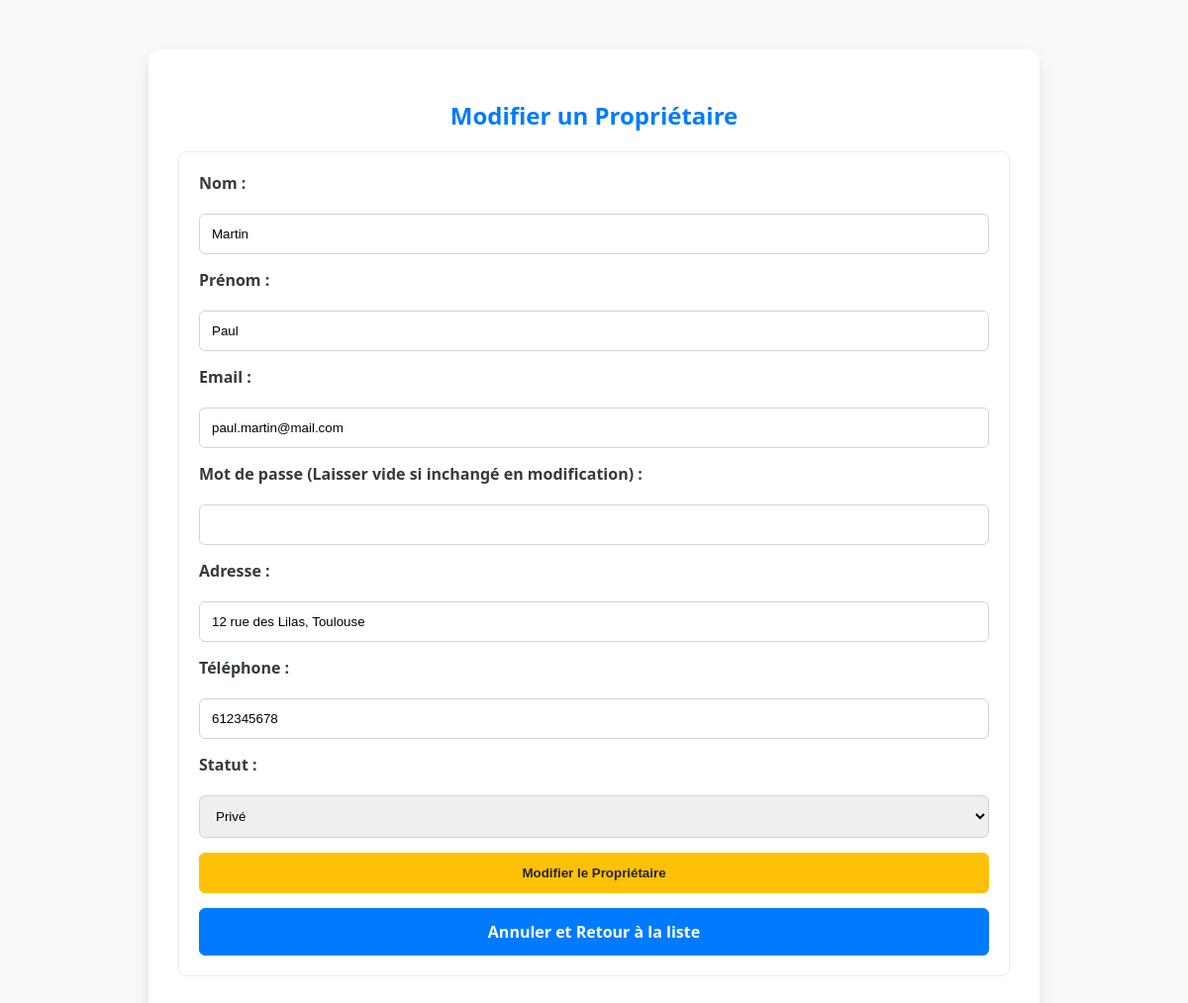
The page /index.php?page=vue_insert_proprio&id=1 (signed in) on the database its author committed.
### tables this page shows
CREATE TABLE proprio (
    idproprio INT PRIMARY KEY AUTO_INCREMENT,
    nom VARCHAR(50) NOT NULL, 
    prenom VARCHAR(50) NOT NULL,
    adresse VARCHAR(150) UNIQUE NOT NULL, 
    email VARCHAR(150) UNIQUE NOT NULL, 
    mdp VARCHAR(150) NOT NULL, 
    telephone BIGINT UNIQUE NOT NULL,
    statut ENUM('privé', 'public', 'admin') 
);

### index.php (called while the page is built)
<?php
require_once 'controleur/controleur.class.php';
$controleur = new Controleur();
$controleur->gererRequete();
?>

### modele/modele.class.php (called while the page is built, shortened)
<?php
require_once 'config_db.php';
class Modele {
    protected $pdo;
    public function __construct() {
        $this->pdo = ConnexionDB::getInstance()->getPDO();
    }
    public function selectWhereId($table, $idName, $idValue) {
        $sql = "SELECT * FROM $table WHERE $idName = :idValue";
        $stmt = $this->pdo->prepare($sql);
        $stmt->execute(['idValue' => $idValue]);
        return $stmt->fetch();
    }
}
?>

### modele/config_db.php (called while the page is built)
<?php
class ConnexionDB {
    private static $instance = null;
    private $pdo;
    private function __construct() {
        $host = 'localhost';
        $db   = 'n&s_31_jv';
        $user = 'root';
        $pass = '';
        $charset = 'utf8mb4';
        $dsn = "mysql:host=$host;dbname=$db;charset=$charset";
        $options = [
            PDO::ATTR_ERRMODE            => PDO::ERRMODE_EXCEPTION,
            PDO::ATTR_DEFAULT_FETCH_MODE => PDO::FETCH_ASSOC,
            PDO::ATTR_EMULATE_PREPARES   => false,
        ];
        try {
            $this->pdo = new PDO($dsn, $user, $pass, $options);
        } catch (\PDOException $e) {
            die("Erreur de connexion à la base de données : " . $e->getMessage());
        }
    }
    public static function getInstance() {
        if (self::$instance == null) {
            self::$instance = new ConnexionDB();
        }
        return self::$instance;
    }
    public function getPDO() {
        return $this->pdo;
    }
}
?>

### vue/vue_insert_proprio.php (the view, shortened to what this page needs)
<?php
$donnee = $donnee ?? [];
$mode = isset($donnee['idproprio']) ? 'Modifier' : 'Ajouter';
$statuts_possibles = ['privé', 'public', 'admin'];
?>
<!DOCTYPE html>
<html lang="fr">
<head>
    <link rel="stylesheet" href="css/style.css">
</head>
<body>
    <div class="container">
        <h2><?php echo $mode; ?> un Propriétaire</h2>
        <form method="POST" action="index.php?page=vue_insert_proprio">
            <label for="nom">Nom :</label>
            <input type="text" id="nom" name="nom" value="<?php echo htmlspecialchars($donnee['nom'] ?? ''); ?>" required>
            <label for="prenom">Prénom :</label>
            <input type="text" id="prenom" name="prenom" value="<?php echo htmlspecialchars($donnee['prenom'] ?? ''); ?>" required>
            <label for="email">Email :</label>
            <input type="email" id="email" name="email" value="<?php echo htmlspecialchars($donnee['email'] ?? ''); ?>" required>
            <label for="mdp">Mot de passe (Laisser vide si inchangé en modification) :</label>
            <input type="password" id="mdp" name="mdp" <?php echo $mode === 'Ajouter' ? 'required' : ''; ?>>
            <label for="adresse">Adresse :</label>
            <input type="text" id="adresse" name="adresse" value="<?php echo htmlspecialchars($donnee['adresse'] ?? ''); ?>" required>
            <label for="telephone">Téléphone :</label>
            <input type="number" id="telephone" name="telephone" value="<?php echo htmlspecialchars($donnee['telephone'] ?? ''); ?>" required>
            <label for="statut">Statut :</label>
            <select id="statut" name="statut" required>
                <?php foreach ($statuts_possibles as $statut): ?>
                    <?php
                        $selected = '';
                        if (isset($donnee['statut']) && $donnee['statut'] == $statut) {
                            $selected = 'selected';
                        }
                    ?>
                    <option value="<?php echo $statut; ?>" <?php echo $selected; ?>>
                        <?php echo ucfirst($statut); ?>
                    </option>
                <?php endforeach; ?>
            </select>
            <button type="submit" class="btn btn-<?php echo $mode === 'Ajouter' ? 'success' : 'warning'; ?>"><?php echo $mode; ?> le Propriétaire</button>
            <a href="index.php?page=gestion_proprio" class="btn btn-primary">Annuler et Retour à la liste</a>
        </form>
    </div>
</body>
</html>

### css/style.css (style rules this page uses)
body { font-family: 'Segoe UI', Tahoma, Geneva, Verdana, sans-serif; background-color: #f8f9fa; color: #343a40; margin: 0; padding: 0; display: flex; justify-content: center; align-items: flex-start; min-height: 100vh; }
.container { background-color: #ffffff; padding: 30px; margin-top: 50px; border-radius: 12px; box-shadow: 0 8px 16px rgba(0, 0, 0, 0.1); width: 90%; max-width: 900px; box-sizing: border-box; }
h1, h2, h3 { text-align: center; color: #007bff; margin-bottom: 20px; }
form { display: grid; grid-template-columns: 1fr; gap: 15px; padding: 20px; border: 1px solid #e9ecef; border-radius: 8px; margin-bottom: 25px; }
label { font-weight: bold; margin-bottom: 5px; }
input[type="text"], input[type="email"], input[type="password"], input[type="date"], input[type="number"], select { padding: 12px; border: 1px solid #ced4da; border-radius: 6px; width: 100%; box-sizing: border-box; transition: border-color 0.3s; }
.btn { text-decoration: none; padding: 12px 20px; border-radius: 6px; cursor: pointer; font-weight: bold; transition: background-color 0.3s, opacity 0.3s; text-align: center; display: inline-block; }
.btn-primary { background-color: #007bff; color: white; border: 1px solid #007bff; }
.btn-warning { background-color: #ffc107; color: #212529; border: 1px solid #ffc107; }

### rows shown on the page
proprio: idproprio "Modifier", nom "Martin", prenom "Paul", email "paul.martin@mail.com", adresse "12 rue des Lilas, Toulouse", telephone "612345678"

### other values the page prints
form field statut "Privé"
